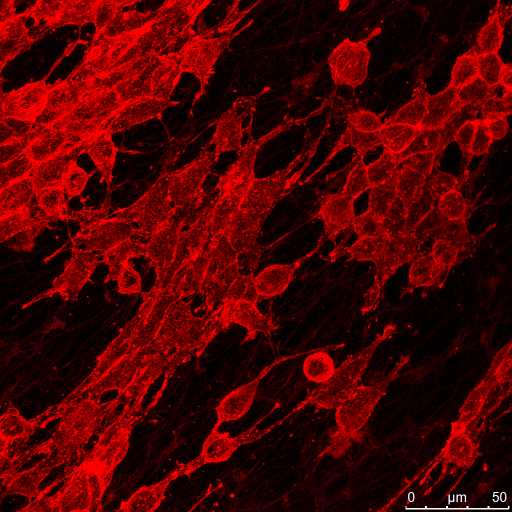
%> input picture CODE/RBD_LKR13_1_Phalloidin.tiff, 1024 x 1024 px (shown at 1/2 size); its folder holds 6 pictures in this run
$ octave Phalloidin_Boxplot.m   (GNU Octave 9; MATLAB toolbox functions it lacks are replaced by stand-ins)
%> lines starting %> are read from the running program, lines starting %| are printed output that depends on the picture; in (x1, y1, x2, y2) boxes, pixels count from 0 and x2, y2 are one past the last pixel; in counts of white or black regions, pixels touching at a corner belong together; the program's own positions count from 1
%> further down, dataIn1 is the input picture: size 1024x1024x3 uint8; mean R, G, B 74.7, 0.3, 0.3
### CODE/PhalloidinRBD.m
function dataOut2 = PhalloidinRBD(dataIn1)
dataIn1 = imread("RBD_LKR13_1_Phalloidin.tiff");
[rows,cols,channels] = size(dataIn1);
%> rows = 1024; cols = 1024; channels = 3
dataIn1(980:end,810:end,:)=0;
%> dataIn1: size 1024x1024x3 uint8; 0.8% of pixels changed, all inside (x1, y1, x2, y2) = (809, 979, 1024, 1024)
red_channelR = dataIn1(:,:,1);
red_channelR_filt       = imfilter(red_channelR,fspecial('Gaussian',5));
red_channelR_thres      = red_channelR_filt>120;
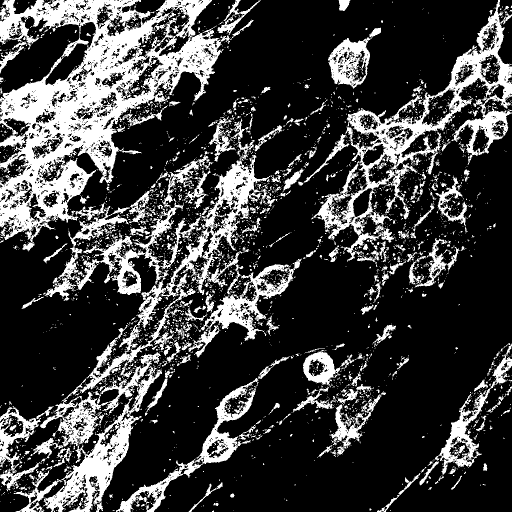
%> red_channelR_thres: size 1024x1024 logical (shown at 1/2 size); 24.8% white; 4096 white regions (3729 under 20 px), largest, box (x1, y1, x2, y2) and area: (0, 0, 447, 502) 81241, (623, 0, 1024, 534) 32910, (28, 704, 324, 1024) 22546
red_channelR_labelled   = bwlabel(red_channelR_thres);
%> red_channelR_labelled: size 1024x1024 double; 4097 distinct labels, from 0 to 4096
red_channelR_filled     = imfill(red_channelR_labelled);
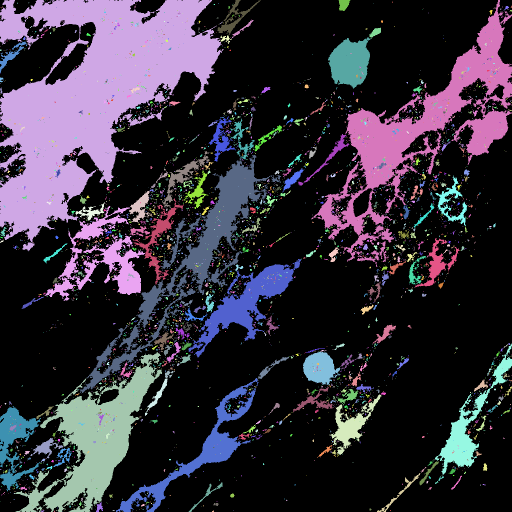
%> red_channelR_filled: size 1024x1024 double (shown at 1/2 size); 4097 distinct labels, from 0 to 4096; one colour per label, 0 black
red_channelR_clean = bwareaopen(red_channelR_filled, 150);
%> red_channelR_clean: size 1024x1024 logical; 28.6% white; 72 white regions, largest, box (x1, y1, x2, y2) and area: (0, 0, 447, 502) 107374, (623, 0, 1024, 534) 47003, (28, 704, 324, 1024) 30949
red_channelR_closed = imclose(red_channelR_clean, strel('disk',35));
%> red_channelR_closed: size 1024x1024 logical; 52% white; 31 black regions (7 under 20 px), largest, box (x1, y1, x2, y2) and area: (383, 227, 1024, 1024) 229549, (224, 0, 996, 403) 140551, (0, 453, 268, 835) 57720
red_channelR_dilate = imdilate(red_channelR_closed, strel('disk', 15));
%> red_channelR_dilate: size 1024x1024 logical; 63.3% white; 9 black regions, largest, box (x1, y1, x2, y2) and area: (402, 275, 1024, 1024) 181510, (238, 0, 981, 389) 107564, (0, 490, 254, 819) 45014
%imagesc(red_channelR_clean + red_channelR_dilate);
%splitR = (bwdist(red_channelR_clean + red_channelR_dilate)>40);
%imagesc(splitR)
 red_channelR_distance =(bwdist(1-red_channelR_dilate));
 colormap jet ;
 %%
 red_channelR_skel = bwmorph(bwskel(red_channelR_dilate),'spur',90);
%> red_channelR_skel: size 1024x1024 logical; 0.46% white in thin lines or dots

 %%
 %imagesc(red_channelR_skel .* red_channelR_distance);
 step1 = (red_channelR_skel .* red_channelR_distance) > 0;
 step2 = (red_channelR_skel .* red_channelR_distance) <30;
%> step2: size 1024x1024 logical; 99.6% white; black in thin lines or dots, all inside (x1, y1, x2, y2) = (94, 31, 1003, 992)
 step3 = (step1 .* step2);
%> step3: size 1024x1024 double; values 0 (black) and 1 (white), 0.1% white in thin lines or dots
 step4 = red_channelR_dilate + step3;
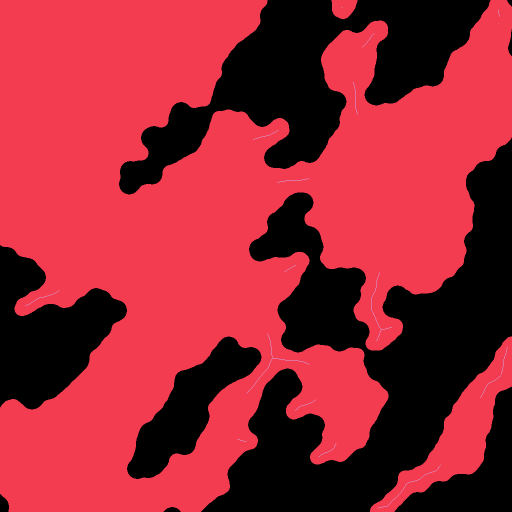
%> step4: size 1024x1024 double (shown at 1/2 size); 3 distinct labels, from 0 to 2; one colour per label, 0 black
 %red_channelR_dilatesplit = ((red_channelR_skel .* red_channelR_distance)>0).*((red_channelR_skel .* red_channelR_distance)<30);
 red_channelR_dilatesplit = imdilate(step3, strel('disk',25));
%> red_channelR_dilatesplit: size 1024x1024 double; values 0 (black) and 1 (white), 7.8% white; 15 white regions, largest, box (x1, y1, x2, y2) and area: (469, 643, 643, 812) 12347, (718, 521, 808, 706) 10014, (731, 905, 906, 1024) 8968
 red_channelR_split = red_channelR_dilate - red_channelR_dilatesplit;
 edgedetect = edge(red_channelR_clean,'canny');
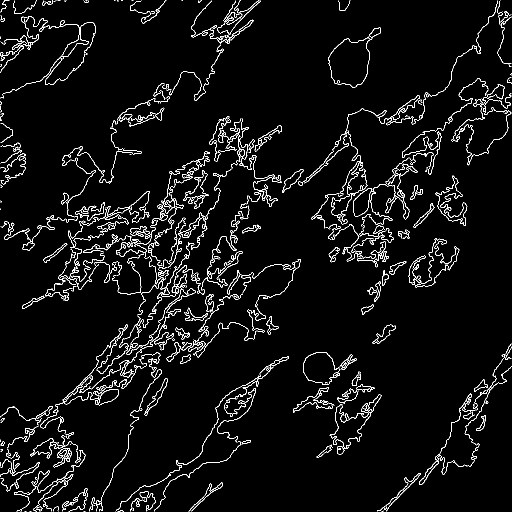
%> edgedetect: size 1024x1024 logical (shown at 1/2 size); 4.2% white in thin lines or dots
 edgeprops = regionprops(edgedetect, 'Circularity','Orientation','Area');
%> edgeprops = 491 regions; largest, Area, Orientation and Circularity: 1430 61.02 0.00312, 939 38.88 0.00479, 868 55.57 0.00526, 838 74.41 0.00519, 800 45.46 0.00655
 edge_filtered           = ismember(edgedetect,find([edgeprops.Area]<100));
 islands = (bwlabel(red_channelR_dilate .* (1 - red_channelR_dilatesplit)));
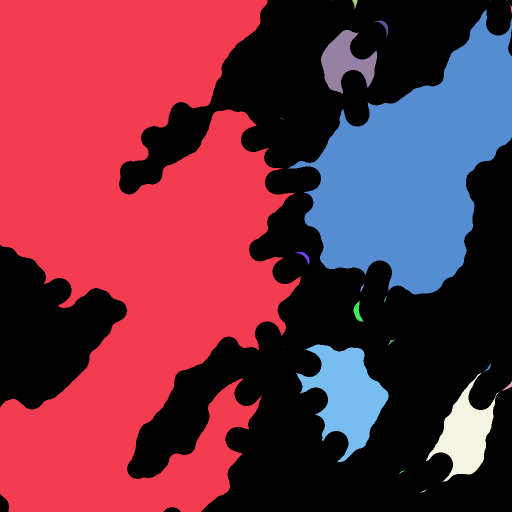
%> islands: size 1024x1024 double (shown at 1/2 size); 28 distinct labels, from 0 to 27; one colour per label, 0 black
 %islands with an Area less than 12000 do not contain any cells
 all_island_properties = regionprops(islands,'Area');
%> all_island_properties = 27 regions; largest, Area: 418397, 129602, 20944, 12332, 7120
 filtered_islands = ismember(islands,find([all_island_properties.Area]> 12000));
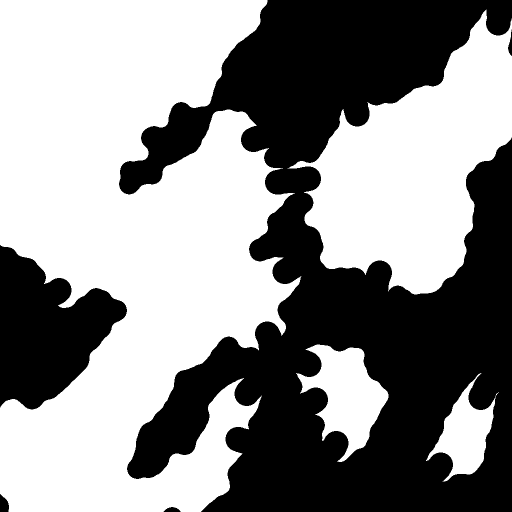
%> filtered_islands: size 1024x1024 logical (shown at 1/2 size); 55.4% white; 5 black regions, box (x1, y1, x2, y2) and area: (238, 0, 1024, 1024) 416746, (0, 490, 254, 819) 49604, (0, 988, 18, 1024) 489, (327, 1014, 361, 1024) 237, (1016, 59, 1024, 112) 225
 labeled_filt_islands = bwlabel(filtered_islands);
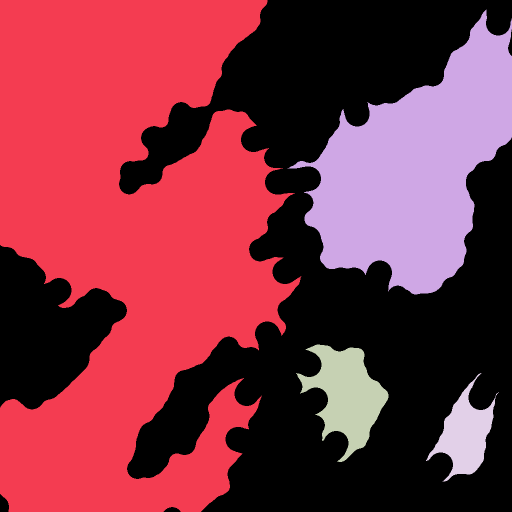
%> labeled_filt_islands: size 1024x1024 double (shown at 1/2 size); 5 distinct labels, from 0 to 4; one colour per label, 0 black
 %imagesc(labeled_filt_islands);
 filt_island_props = regionprops(labeled_filt_islands,'Area');
%> filt_island_props = 4 regions; Area: 418397, 129602, 20944, 12332
islands_orientation_props = regionprops(labeled_filt_islands,'Orientation');
%> islands_orientation_props = 4 regions; Orientation: -89.32, 55.92, -72.41, 77.22
islands_orientation_specific = ([islands_orientation_props.Orientation]);
%> islands_orientation_specific = [-89.32 55.92 -72.41 77.22]
islands_orientation = mean(islands_orientation_specific);
%> islands_orientation = -7.15
std_islands_orientation = std(islands_orientation);
%> std_islands_orientation = 0
 n_islands = max(labeled_filt_islands(:));
%> n_islands = 4
 for k =1:n_islands
   total_area(k)= ([filt_island_props(k).Area]);
   ftotal_area = sum(total_area);
 end
%> this loop made 4 passes
%> ftotal_area on passes 1 to 4: 418397, 547999, 568943, 581275
%> after the loop, total_area = [418397 129602 20944 12332]
 area_results = total_area(:);
%> area_results = [418397; 129602; 20944; 12332]
 %rcarea_results = ftotal_area/rows/cols;
 mean_area_islands = ftotal_area/n_islands;
%> mean_area_islands = 145318.8
dataOut2.total_area = total_area;
%> dataOut2.total_area = [418397 129602 20944 12332]
dataOut2.area_results  = area_results;
%> dataOut2.area_results = [418397; 129602; 20944; 12332]
dataOut2.ftotal_area = ftotal_area;
%> dataOut2.ftotal_area = 581275
dataOut2.mean_area_islands = mean_area_islands;
%> dataOut2.mean_area_islands = 145318.8
dataOut2.n_islands = n_islands;
%> dataOut2.n_islands = 4
dataOut2.red_channelR_distance = red_channelR_distance;
dataOut2.red_channelR_skel = red_channelR_skel;
dataOut2.red_channelR_split = red_channelR_split;
dataOut2.edgeprops = edgeprops;
%> dataOut2.edgeprops has the same summary as edgeprops
dataOut2.islands = islands;
dataOut2.labeled_filt_islands = labeled_filt_islands;
dataOut2.islands_orientation = islands_orientation;
%> dataOut2.islands_orientation = -7.15
dataOut2.std_islands_orientation = std_islands_orientation;
%> dataOut2.std_islands_orientation = 0
end
 %% Repeat same operation for the WT, Turn commands into a function, find
 %  breaking points, dilate then remove. find a line that is perpendicular.
 %red_channelR_split = red_channelR_dilate - red_channelR_dilatesplit;
%imagesc(red_channelR_split)
%imagesc(1-red_channelR_split)

### CODE/Phalloidin_Boxplot.m
%% PHALLOIDIN MEAN AREA ISLANDS P-VALUE & BOXPLOT
figure
clear results*
results2=[];
results3=[];
results4=[];

dir0 = dir('*Phalloidin.tiff');
for k = 1:10

    dataIn1 = imread(dir0(k).name);
    dataOut2 = PhalloidinRBD(dataIn1);
%> dataOut2 = {total_area [418397 129602 20944 12332], area_results [418397 129602 20944 12332], ftotal_area 581275, mean_area_islands 145318.8, n_islands 4, islands_orientation -7.15}
    %results(k) = dataOut2.mean_area_islands;
    %results(k) = dataOut2.ftotal_area;
    %results(k) = dataOut2.total_area;
    results2=[results2 ; dataOut2.total_area'];
%> results2 = [418397; 129602; 20944; 12332]
    results3=[results3 ; k*ones(numel(dataOut2.total_area),1)];


    for y = 1:(dataOut2.n_islands)
        %results(k)  = dataOut2.area_results(y);
        results(k,y) = dataOut2.total_area(y);
        %results2=[results2 ; ]
        %results(k) = dataOut2.area_results;
    end
%> this loop made 4 passes
%> after the loop, results = [418397 129602 20944 12332]
%> (the run ends here)
